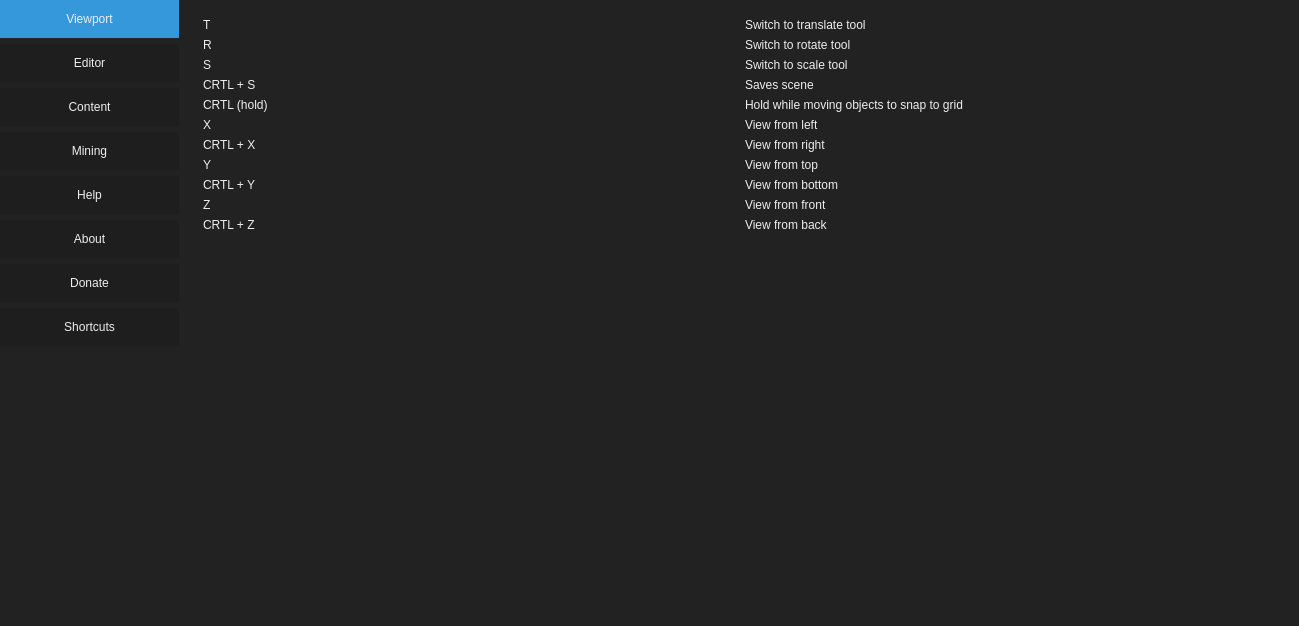
<?xml version="1.0" encoding="UTF-8"?>
<ui version="4.0">
 <class>WorldSettings</class>
 <widget class="QWidget" name="WorldSettings">
  <property name="geometry">
   <rect>
    <x>0</x>
    <y>0</y>
    <width>1299</width>
    <height>626</height>
   </rect>
  </property>
  <property name="windowTitle">
   <string>Form</string>
  </property>
  <property name="styleSheet">
   <string notr="true">QDialog#WorldSettings {
	border: 1px solid black;
}

* {
	color: #EEE;
	background: #222;
	padding: 0;
	margin: 0;
}

QCheckBox {
    spacing: 2px 5px;
}

QCheckBox::indicator {
    width: 18px;
    height: 18px;
}

QCheckBox::indicator::unchecked {
	image: url(:/icons/check-unchecked.png);
}

QCheckBox::indicator::checked {	
	image: url(:/icons/check-checked.png);
}

QLineEdit {
	border: 0;
	background: #292929;
	padding: 6px;
	margin: 0;
}

QToolButton {
	background: #1E1E1E;
	border: 0;
	padding: 6px;
}

QToolButton:pressed {
	background: #111;
}

QToolButton:hover {
	background: #404040;
}

QPushButton {
	background: #1E1E1E;
	border: 0;
	padding: 12px 64px;
}

QPushButton:checked {
	background: #3498db;
}

QPushButton:hover {
	background: #404040;
}

QDoubleSpinBox {
	border-radius: 1px;
	padding: 6px;
	background: #292929;
}

QComboBox {
    padding: 6px;
	border: 0;
	background: #1A1A1A;
}

QComboBox:editable {

}

QComboBox QAbstractItemView::item {
    show-decoration-selected: 1;
}

QComboBox QAbstractItemView::item {
    padding: 6px;
}

QListView::item:selected {
    background: #404040;
}

QComboBox:!editable, QComboBox::drop-down:editable {
     background: #1A1A1A;
}

/* QComboBox gets the on state when the popup is open */
QComboBox:!editable:on, QComboBox::drop-down:editable:on {
    background: #1A1A1A;
}

QComboBox QAbstractItemView {
    background-color: #1A1A1A;
    selection-background-color: #404040;
    border: 0;
    outline: none;
}

QComboBox QAbstractItemView::item {
    border: none;
    padding-left: 5px;
}

QComboBox QAbstractItemView::item:selected {
    background: #404040;
    padding-left: 5px;
}

QComboBox::drop-down {
    subcontrol-origin: padding;
    subcontrol-position: top right;
    width: 18px;
    border-left-width: 1px;
}

QComboBox::down-arrow {
    image: url(:/icons/down_arrow_check.png);
	width: 18px;
	height: 14px;
}

QComboBox::down-arrow:!enabled {
    image: url(:/icons/down_arrow_check_disabled.png);
    width: 18px;
    height: 14px;
}</string>
  </property>
  <layout class="QHBoxLayout" name="horizontalLayout_32">
   <property name="leftMargin">
    <number>0</number>
   </property>
   <property name="topMargin">
    <number>0</number>
   </property>
   <property name="rightMargin">
    <number>0</number>
   </property>
   <property name="bottomMargin">
    <number>0</number>
   </property>
   <item>
    <layout class="QVBoxLayout" name="verticalLayout_3">
     <item>
      <widget class="QPushButton" name="viewport_2">
       <property name="text">
        <string>Viewport</string>
       </property>
       <property name="checkable">
        <bool>true</bool>
       </property>
       <property name="checked">
        <bool>true</bool>
       </property>
      </widget>
     </item>
     <item>
      <widget class="QPushButton" name="editor_2">
       <property name="text">
        <string>Editor</string>
       </property>
       <property name="checkable">
        <bool>true</bool>
       </property>
      </widget>
     </item>
     <item>
      <widget class="QPushButton" name="content_2">
       <property name="text">
        <string>Content</string>
       </property>
       <property name="checkable">
        <bool>true</bool>
       </property>
      </widget>
     </item>
     <item>
      <widget class="QPushButton" name="mining_2">
       <property name="enabled">
        <bool>true</bool>
       </property>
       <property name="text">
        <string>Mining</string>
       </property>
       <property name="checkable">
        <bool>true</bool>
       </property>
      </widget>
     </item>
     <item>
      <widget class="QPushButton" name="help">
       <property name="enabled">
        <bool>false</bool>
       </property>
       <property name="text">
        <string>Help</string>
       </property>
       <property name="checkable">
        <bool>true</bool>
       </property>
      </widget>
     </item>
     <item>
      <widget class="QPushButton" name="about">
       <property name="text">
        <string>About</string>
       </property>
       <property name="checkable">
        <bool>true</bool>
       </property>
      </widget>
     </item>
     <item>
      <widget class="QPushButton" name="donate">
       <property name="enabled">
        <bool>false</bool>
       </property>
       <property name="text">
        <string>Donate</string>
       </property>
       <property name="checkable">
        <bool>true</bool>
       </property>
      </widget>
     </item>
     <item>
      <widget class="QPushButton" name="shortcutss">
       <property name="text">
        <string>Shortcuts</string>
       </property>
       <property name="checkable">
        <bool>true</bool>
       </property>
      </widget>
     </item>
     <item>
      <spacer name="verticalSpacer">
       <property name="orientation">
        <enum>Qt::Vertical</enum>
       </property>
       <property name="sizeType">
        <enum>QSizePolicy::Preferred</enum>
       </property>
       <property name="sizeHint" stdset="0">
        <size>
         <width>20</width>
         <height>256</height>
        </size>
       </property>
      </spacer>
     </item>
     <item>
      <widget class="QLabel" name="logo">
       <property name="text">
        <string/>
       </property>
      </widget>
     </item>
    </layout>
   </item>
   <item>
    <widget class="QStackedWidget" name="stackedWidget">
     <property name="currentIndex">
      <number>6</number>
     </property>
     <widget class="QWidget" name="viewport">
      <layout class="QVBoxLayout" name="verticalLayout">
       <property name="spacing">
        <number>18</number>
       </property>
       <item>
        <layout class="QHBoxLayout" name="horizontalLayout_3">
         <property name="spacing">
          <number>0</number>
         </property>
         <item>
          <widget class="QLabel" name="label_3">
           <property name="sizePolicy">
            <sizepolicy hsizetype="Preferred" vsizetype="Preferred">
             <horstretch>4</horstretch>
             <verstretch>0</verstretch>
            </sizepolicy>
           </property>
           <property name="text">
            <string>Selection Outline Width:</string>
           </property>
          </widget>
         </item>
         <item>
          <widget class="QDoubleSpinBox" name="outlineWidth">
           <property name="sizePolicy">
            <sizepolicy hsizetype="Preferred" vsizetype="Preferred">
             <horstretch>1</horstretch>
             <verstretch>0</verstretch>
            </sizepolicy>
           </property>
           <property name="buttonSymbols">
            <enum>QAbstractSpinBox::NoButtons</enum>
           </property>
           <property name="decimals">
            <number>0</number>
           </property>
           <property name="minimum">
            <double>1.000000000000000</double>
           </property>
           <property name="maximum">
            <double>2.000000000000000</double>
           </property>
           <property name="singleStep">
            <double>1.000000000000000</double>
           </property>
          </widget>
         </item>
        </layout>
       </item>
       <item>
        <layout class="QHBoxLayout" name="horizontalLayout_8">
         <property name="spacing">
          <number>0</number>
         </property>
         <item>
          <widget class="QLabel" name="label_4">
           <property name="sizePolicy">
            <sizepolicy hsizetype="Preferred" vsizetype="Preferred">
             <horstretch>4</horstretch>
             <verstretch>0</verstretch>
            </sizepolicy>
           </property>
           <property name="text">
            <string>Selection Outline Color:</string>
           </property>
          </widget>
         </item>
         <item>
          <widget class="ColorPickerWidget" name="outlineColor" native="true">
           <property name="sizePolicy">
            <sizepolicy hsizetype="Preferred" vsizetype="Preferred">
             <horstretch>1</horstretch>
             <verstretch>0</verstretch>
            </sizepolicy>
           </property>
           <property name="maximumSize">
            <size>
             <width>16777215</width>
             <height>16777215</height>
            </size>
           </property>
          </widget>
         </item>
        </layout>
       </item>
       <item>
        <layout class="QHBoxLayout" name="horizontalLayout_6">
         <property name="spacing">
          <number>0</number>
         </property>
         <item>
          <widget class="QLabel" name="label_7">
           <property name="sizePolicy">
            <sizepolicy hsizetype="Preferred" vsizetype="Preferred">
             <horstretch>1</horstretch>
             <verstretch>0</verstretch>
            </sizepolicy>
           </property>
           <property name="text">
            <string>Enable autosave</string>
           </property>
          </widget>
         </item>
         <item>
          <widget class="QCheckBox" name="autoSave">
           <property name="sizePolicy">
            <sizepolicy hsizetype="Preferred" vsizetype="Preferred">
             <horstretch>0</horstretch>
             <verstretch>0</verstretch>
            </sizepolicy>
           </property>
           <property name="text">
            <string/>
           </property>
          </widget>
         </item>
        </layout>
       </item>
       <item>
        <spacer name="verticalSpacer_3">
         <property name="orientation">
          <enum>Qt::Vertical</enum>
         </property>
         <property name="sizeHint" stdset="0">
          <size>
           <width>20</width>
           <height>40</height>
          </size>
         </property>
        </spacer>
       </item>
      </layout>
     </widget>
     <widget class="QWidget" name="editor">
      <layout class="QVBoxLayout" name="verticalLayout_4">
       <property name="spacing">
        <number>18</number>
       </property>
       <item>
        <layout class="QHBoxLayout" name="horizontalLayout_2">
         <property name="spacing">
          <number>0</number>
         </property>
         <item>
          <widget class="QLabel" name="label_2">
           <property name="sizePolicy">
            <sizepolicy hsizetype="Preferred" vsizetype="Preferred">
             <horstretch>1</horstretch>
             <verstretch>0</verstretch>
            </sizepolicy>
           </property>
           <property name="text">
            <string>Show FPS: </string>
           </property>
          </widget>
         </item>
         <item>
          <widget class="QCheckBox" name="showFPS">
           <property name="sizePolicy">
            <sizepolicy hsizetype="Preferred" vsizetype="Preferred">
             <horstretch>0</horstretch>
             <verstretch>0</verstretch>
            </sizepolicy>
           </property>
           <property name="text">
            <string/>
           </property>
          </widget>
         </item>
        </layout>
       </item>
       <item>
        <layout class="QHBoxLayout" name="horizontalLayout_14">
         <property name="spacing">
          <number>0</number>
         </property>
         <property name="rightMargin">
          <number>2</number>
         </property>
         <item>
          <widget class="QLabel" name="label_11">
           <property name="sizePolicy">
            <sizepolicy hsizetype="Expanding" vsizetype="Preferred">
             <horstretch>0</horstretch>
             <verstretch>0</verstretch>
            </sizepolicy>
           </property>
           <property name="text">
            <string>Show Viewport Projection</string>
           </property>
          </widget>
         </item>
         <item>
          <widget class="QCheckBox" name="showPL">
           <property name="enabled">
            <bool>true</bool>
           </property>
           <property name="sizePolicy">
            <sizepolicy hsizetype="Preferred" vsizetype="Preferred">
             <horstretch>0</horstretch>
             <verstretch>0</verstretch>
            </sizepolicy>
           </property>
           <property name="layoutDirection">
            <enum>Qt::RightToLeft</enum>
           </property>
           <property name="text">
            <string/>
           </property>
          </widget>
         </item>
        </layout>
       </item>
       <item>
        <layout class="QHBoxLayout" name="horizontalLayout_7">
         <property name="spacing">
          <number>0</number>
         </property>
         <item>
          <widget class="QLabel" name="label_8">
           <property name="sizePolicy">
            <sizepolicy hsizetype="Preferred" vsizetype="Preferred">
             <horstretch>1</horstretch>
             <verstretch>0</verstretch>
            </sizepolicy>
           </property>
           <property name="text">
            <string>Open Imported Worlds in Player:</string>
           </property>
          </widget>
         </item>
         <item>
          <widget class="QCheckBox" name="openInPlayer">
           <property name="sizePolicy">
            <sizepolicy hsizetype="Preferred" vsizetype="Preferred">
             <horstretch>0</horstretch>
             <verstretch>0</verstretch>
            </sizepolicy>
           </property>
           <property name="text">
            <string/>
           </property>
          </widget>
         </item>
        </layout>
       </item>
       <item>
        <layout class="QHBoxLayout" name="horizontalLayout_12">
         <item>
          <widget class="QLabel" name="checkUpdatesLabel">
           <property name="sizePolicy">
            <sizepolicy hsizetype="Preferred" vsizetype="Preferred">
             <horstretch>1</horstretch>
             <verstretch>0</verstretch>
            </sizepolicy>
           </property>
           <property name="text">
            <string>Automatically Check for Updates</string>
           </property>
          </widget>
         </item>
         <item>
          <widget class="QCheckBox" name="checkUpdates">
           <property name="sizePolicy">
            <sizepolicy hsizetype="Preferred" vsizetype="Preferred">
             <horstretch>0</horstretch>
             <verstretch>0</verstretch>
            </sizepolicy>
           </property>
           <property name="text">
            <string/>
           </property>
          </widget>
         </item>
        </layout>
       </item>
       <item>
        <layout class="QHBoxLayout" name="horizontalLayout_13">
         <property name="spacing">
          <number>0</number>
         </property>
         <item>
          <widget class="QLabel" name="label_10">
           <property name="text">
            <string>Mouse Controls</string>
           </property>
          </widget>
         </item>
         <item>
          <widget class="QComboBox" name="mouseControls"/>
         </item>
        </layout>
       </item>
       <item>
        <spacer name="verticalSpacer_4">
         <property name="orientation">
          <enum>Qt::Vertical</enum>
         </property>
         <property name="sizeHint" stdset="0">
          <size>
           <width>20</width>
           <height>40</height>
          </size>
         </property>
        </spacer>
       </item>
      </layout>
     </widget>
     <widget class="QWidget" name="content">
      <layout class="QVBoxLayout" name="verticalLayout_2">
       <property name="spacing">
        <number>18</number>
       </property>
       <item>
        <layout class="QHBoxLayout" name="horizontalLayout">
         <property name="spacing">
          <number>0</number>
         </property>
         <item>
          <widget class="QLabel" name="label">
           <property name="sizePolicy">
            <sizepolicy hsizetype="Preferred" vsizetype="Preferred">
             <horstretch>1</horstretch>
             <verstretch>0</verstretch>
            </sizepolicy>
           </property>
           <property name="text">
            <string>Default Project Directory</string>
           </property>
          </widget>
         </item>
         <item>
          <widget class="QWidget" name="horizontalWidget_2" native="true">
           <property name="sizePolicy">
            <sizepolicy hsizetype="Preferred" vsizetype="Preferred">
             <horstretch>1</horstretch>
             <verstretch>0</verstretch>
            </sizepolicy>
           </property>
           <layout class="QHBoxLayout" name="horizontalLayout_9">
            <property name="spacing">
             <number>0</number>
            </property>
            <property name="leftMargin">
             <number>0</number>
            </property>
            <property name="topMargin">
             <number>0</number>
            </property>
            <property name="rightMargin">
             <number>0</number>
            </property>
            <property name="bottomMargin">
             <number>0</number>
            </property>
            <item>
             <widget class="QLineEdit" name="projectDefault">
              <property name="sizePolicy">
               <sizepolicy hsizetype="Preferred" vsizetype="Preferred">
                <horstretch>0</horstretch>
                <verstretch>0</verstretch>
               </sizepolicy>
              </property>
              <property name="frame">
               <bool>false</bool>
              </property>
             </widget>
            </item>
            <item>
             <widget class="QToolButton" name="browseProject">
              <property name="sizePolicy">
               <sizepolicy hsizetype="Fixed" vsizetype="Preferred">
                <horstretch>1</horstretch>
                <verstretch>0</verstretch>
               </sizepolicy>
              </property>
              <property name="text">
               <string>...</string>
              </property>
             </widget>
            </item>
           </layout>
          </widget>
         </item>
        </layout>
       </item>
       <item>
        <layout class="QHBoxLayout" name="horizontalLayout_10">
         <property name="spacing">
          <number>0</number>
         </property>
         <item>
          <widget class="QLabel" name="label_9">
           <property name="sizePolicy">
            <sizepolicy hsizetype="Preferred" vsizetype="Preferred">
             <horstretch>1</horstretch>
             <verstretch>0</verstretch>
            </sizepolicy>
           </property>
           <property name="text">
            <string>Preferred Text Editor</string>
           </property>
          </widget>
         </item>
         <item>
          <widget class="QWidget" name="horizontalWidget_2" native="true">
           <property name="sizePolicy">
            <sizepolicy hsizetype="Preferred" vsizetype="Preferred">
             <horstretch>1</horstretch>
             <verstretch>0</verstretch>
            </sizepolicy>
           </property>
           <layout class="QHBoxLayout" name="horizontalLayout_11">
            <property name="spacing">
             <number>0</number>
            </property>
            <property name="leftMargin">
             <number>0</number>
            </property>
            <property name="topMargin">
             <number>0</number>
            </property>
            <property name="rightMargin">
             <number>0</number>
            </property>
            <property name="bottomMargin">
             <number>0</number>
            </property>
            <item>
             <widget class="QLineEdit" name="editorPath">
              <property name="sizePolicy">
               <sizepolicy hsizetype="Preferred" vsizetype="Preferred">
                <horstretch>1</horstretch>
                <verstretch>0</verstretch>
               </sizepolicy>
              </property>
             </widget>
            </item>
            <item>
             <widget class="QToolButton" name="browseEditor">
              <property name="sizePolicy">
               <sizepolicy hsizetype="Fixed" vsizetype="Preferred">
                <horstretch>1</horstretch>
                <verstretch>0</verstretch>
               </sizepolicy>
              </property>
              <property name="text">
               <string>...</string>
              </property>
             </widget>
            </item>
           </layout>
          </widget>
         </item>
        </layout>
       </item>
       <item>
        <layout class="QHBoxLayout" name="horizontalLayout_4">
         <property name="spacing">
          <number>0</number>
         </property>
         <item>
          <widget class="QLabel" name="label_5">
           <property name="sizePolicy">
            <sizepolicy hsizetype="Preferred" vsizetype="Preferred">
             <horstretch>1</horstretch>
             <verstretch>0</verstretch>
            </sizepolicy>
           </property>
           <property name="text">
            <string>Author</string>
           </property>
          </widget>
         </item>
         <item>
          <widget class="QLineEdit" name="author">
           <property name="sizePolicy">
            <sizepolicy hsizetype="Preferred" vsizetype="Preferred">
             <horstretch>1</horstretch>
             <verstretch>0</verstretch>
            </sizepolicy>
           </property>
          </widget>
         </item>
        </layout>
       </item>
       <item>
        <layout class="QHBoxLayout" name="horizontalLayout_5">
         <property name="spacing">
          <number>0</number>
         </property>
         <item>
          <widget class="QLabel" name="label_6">
           <property name="sizePolicy">
            <sizepolicy hsizetype="Preferred" vsizetype="Preferred">
             <horstretch>1</horstretch>
             <verstretch>0</verstretch>
            </sizepolicy>
           </property>
           <property name="text">
            <string>Default License</string>
           </property>
          </widget>
         </item>
         <item>
          <widget class="QComboBox" name="cc">
           <property name="sizePolicy">
            <sizepolicy hsizetype="Preferred" vsizetype="Preferred">
             <horstretch>1</horstretch>
             <verstretch>0</verstretch>
            </sizepolicy>
           </property>
           <property name="styleSheet">
            <string notr="true"/>
           </property>
           <item>
            <property name="text">
             <string>CC0 - No restrictions</string>
            </property>
           </item>
          </widget>
         </item>
        </layout>
       </item>
       <item>
        <spacer name="verticalSpacer_2">
         <property name="orientation">
          <enum>Qt::Vertical</enum>
         </property>
         <property name="sizeHint" stdset="0">
          <size>
           <width>20</width>
           <height>40</height>
          </size>
         </property>
        </spacer>
       </item>
      </layout>
     </widget>
     <widget class="QWidget" name="mining"/>
     <widget class="QWidget" name="help_page"/>
     <widget class="QWidget" name="about_page">
      <property name="styleSheet">
       <string notr="true">QScrollBar:vertical {
	width: 12px;
	border-left: 1px solid black;
    background: transparent;
}

QScrollBar::handle:vertical {
    background: #5A5F66;
	border: 1px solid black;
	min-height: 32px;
	margin: 2px 1px 2px 1px;
	border-radius: 4px; /* this appears to be tied to the (width of the scrollbar / 2) */
}

QScrollBar::handle:vertical:hover {
    background-color: #6b6f77;
}

QScrollBar::add-page:vertical,  QScrollBar::sub-page:vertical {
    background: #17181a;
}

QScrollBar::add-line:vertical, QScrollBar::sub-line:vertical {
      border: none;
      background: none;
}</string>
      </property>
      <layout class="QGridLayout" name="gridLayout_2">
       <item row="0" column="0">
        <widget class="QTextBrowser" name="textBrowser">
         <property name="styleSheet">
          <string notr="true">border: 0</string>
         </property>
         <property name="html">
          <string>&lt;!DOCTYPE HTML PUBLIC &quot;-//W3C//DTD HTML 4.0//EN&quot; &quot;http://www.w3.org/TR/REC-html40/strict.dtd&quot;&gt;
&lt;html&gt;&lt;head&gt;&lt;meta name=&quot;qrichtext&quot; content=&quot;1&quot; /&gt;&lt;style type=&quot;text/css&quot;&gt;
p, li { white-space: pre-wrap; }
&lt;/style&gt;&lt;/head&gt;&lt;body style=&quot; font-family:'MS Shell Dlg 2'; font-size:8.25pt; font-weight:400; font-style:normal;&quot;&gt;
&lt;p style=&quot; margin-top:0px; margin-bottom:0px; margin-left:0px; margin-right:0px; -qt-block-indent:0; text-indent:0px;&quot;&gt;Jahshaka is bringing you the future of immersive digital content creation. It delivers a media management and playback platform the is accentuated by compositing, editing and effects modules. Jahshaka is free software, developed as an open source project under the GPL licence, and is designed to be compiled for Windows, OsX and many distributions of Linux.&lt;/p&gt;
&lt;p style=&quot;-qt-paragraph-type:empty; margin-top:0px; margin-bottom:0px; margin-left:0px; margin-right:0px; -qt-block-indent:0; text-indent:0px;&quot;&gt;&lt;br /&gt;&lt;/p&gt;
&lt;p style=&quot;-qt-paragraph-type:empty; margin-top:0px; margin-bottom:0px; margin-left:0px; margin-right:0px; -qt-block-indent:0; text-indent:0px;&quot;&gt;&lt;br /&gt;&lt;/p&gt;
&lt;p style=&quot; margin-top:0px; margin-bottom:0px; margin-left:0px; margin-right:0px; -qt-block-indent:0; text-indent:0px;&quot;&gt;&lt;span style=&quot; font-size:12pt; font-weight:600;&quot;&gt;Core Jahshaka Features&lt;/span&gt;&lt;/p&gt;
&lt;p style=&quot;-qt-paragraph-type:empty; margin-top:0px; margin-bottom:0px; margin-left:0px; margin-right:0px; -qt-block-indent:0; text-indent:0px;&quot;&gt;&lt;br /&gt;&lt;/p&gt;
&lt;p style=&quot; margin-top:0px; margin-bottom:0px; margin-left:0px; margin-right:0px; -qt-block-indent:0; text-indent:0px;&quot;&gt;2D and 3D animation &amp;amp; compositing&lt;/p&gt;
&lt;p style=&quot; margin-top:0px; margin-bottom:0px; margin-left:0px; margin-right:0px; -qt-block-indent:0; text-indent:0px;&quot;&gt;Media and asset management&lt;/p&gt;
&lt;p style=&quot; margin-top:0px; margin-bottom:0px; margin-left:0px; margin-right:0px; -qt-block-indent:0; text-indent:0px;&quot;&gt;2D and 3D playback&lt;/p&gt;
&lt;p style=&quot; margin-top:0px; margin-bottom:0px; margin-left:0px; margin-right:0px; -qt-block-indent:0; text-indent:0px;&quot;&gt;Colour Correction&lt;/p&gt;
&lt;p style=&quot; margin-top:0px; margin-bottom:0px; margin-left:0px; margin-right:0px; -qt-block-indent:0; text-indent:0px;&quot;&gt;Editing &amp;amp; Effects&lt;/p&gt;
&lt;p style=&quot;-qt-paragraph-type:empty; margin-top:0px; margin-bottom:0px; margin-left:0px; margin-right:0px; -qt-block-indent:0; text-indent:0px;&quot;&gt;&lt;br /&gt;&lt;/p&gt;
&lt;p style=&quot;-qt-paragraph-type:empty; margin-top:0px; margin-bottom:0px; margin-left:0px; margin-right:0px; -qt-block-indent:0; text-indent:0px;&quot;&gt;&lt;br /&gt;&lt;/p&gt;
&lt;p style=&quot; margin-top:0px; margin-bottom:0px; margin-left:0px; margin-right:0px; -qt-block-indent:0; text-indent:0px;&quot;&gt;&lt;span style=&quot; font-size:12pt; font-weight:600;&quot;&gt;Support Jahshaka&lt;/span&gt;&lt;/p&gt;
&lt;p style=&quot;-qt-paragraph-type:empty; margin-top:0px; margin-bottom:0px; margin-left:0px; margin-right:0px; -qt-block-indent:0; text-indent:0px;&quot;&gt;&lt;br /&gt;&lt;/p&gt;
&lt;p style=&quot; margin-top:0px; margin-bottom:0px; margin-left:0px; margin-right:0px; -qt-block-indent:0; text-indent:0px;&quot;&gt;There are many ways you can support Jahshaka, the main thing is to just get involved. You can follow us on twitter for news and updates and join our community at facebook.&lt;/p&gt;
&lt;p style=&quot;-qt-paragraph-type:empty; margin-top:0px; margin-bottom:0px; margin-left:0px; margin-right:0px; -qt-block-indent:0; text-indent:0px;&quot;&gt;&lt;br /&gt;&lt;/p&gt;
&lt;p style=&quot;-qt-paragraph-type:empty; margin-top:0px; margin-bottom:0px; margin-left:0px; margin-right:0px; -qt-block-indent:0; text-indent:0px;&quot;&gt;&lt;br /&gt;&lt;/p&gt;
&lt;p style=&quot;-qt-paragraph-type:empty; margin-top:0px; margin-bottom:0px; margin-left:0px; margin-right:0px; -qt-block-indent:0; text-indent:0px;&quot;&gt;&lt;br /&gt;&lt;/p&gt;
&lt;p style=&quot;-qt-paragraph-type:empty; margin-top:0px; margin-bottom:0px; margin-left:0px; margin-right:0px; -qt-block-indent:0; text-indent:0px;&quot;&gt;&lt;br /&gt;&lt;/p&gt;
&lt;p style=&quot; margin-top:0px; margin-bottom:0px; margin-left:0px; margin-right:0px; -qt-block-indent:0; text-indent:0px;&quot;&gt;&lt;span style=&quot; font-size:12pt; font-weight:600;&quot;&gt;Jahshaka is, and will always remain, free!&lt;/span&gt;&lt;/p&gt;
&lt;p style=&quot;-qt-paragraph-type:empty; margin-top:0px; margin-bottom:0px; margin-left:0px; margin-right:0px; -qt-block-indent:0; text-indent:0px;&quot;&gt;&lt;br /&gt;&lt;/p&gt;
&lt;p style=&quot; margin-top:0px; margin-bottom:0px; margin-left:0px; margin-right:0px; -qt-block-indent:0; text-indent:0px;&quot;&gt;Jahshaka, the industrys leading free, open source digital content creation platform, is back! Stay tuned for news, updates, a new jahshaka site and a powerful new release!&lt;/p&gt;&lt;/body&gt;&lt;/html&gt;</string>
         </property>
        </widget>
       </item>
      </layout>
     </widget>
     <widget class="QWidget" name="page">
      <layout class="QVBoxLayout" name="verticalLayout_5">
       <item>
        <widget class="QScrollArea" name="scrollArea">
         <property name="styleSheet">
          <string notr="true">border: none</string>
         </property>
         <property name="widgetResizable">
          <bool>true</bool>
         </property>
         <widget class="QWidget" name="scrollAreaWidgetContents_2">
          <property name="geometry">
           <rect>
            <x>0</x>
            <y>0</y>
            <width>1099</width>
            <height>608</height>
           </rect>
          </property>
          <property name="styleSheet">
           <string notr="true">border: none</string>
          </property>
          <layout class="QVBoxLayout" name="verticalLayout_6">
           <item>
            <layout class="QHBoxLayout" name="horizontalLayout_15">
             <item>
              <widget class="QLabel" name="label_12">
               <property name="text">
                <string>T</string>
               </property>
              </widget>
             </item>
             <item>
              <widget class="QLabel" name="label_13">
               <property name="text">
                <string>Switch to translate tool</string>
               </property>
              </widget>
             </item>
            </layout>
           </item>
           <item>
            <layout class="QHBoxLayout" name="horizontalLayout_16">
             <item>
              <widget class="QLabel" name="label_14">
               <property name="text">
                <string>R</string>
               </property>
              </widget>
             </item>
             <item>
              <widget class="QLabel" name="label_15">
               <property name="text">
                <string>Switch to rotate tool</string>
               </property>
              </widget>
             </item>
            </layout>
           </item>
           <item>
            <layout class="QHBoxLayout" name="horizontalLayout_17">
             <item>
              <widget class="QLabel" name="label_17">
               <property name="text">
                <string>S</string>
               </property>
              </widget>
             </item>
             <item>
              <widget class="QLabel" name="label_16">
               <property name="text">
                <string>Switch to scale tool</string>
               </property>
              </widget>
             </item>
            </layout>
           </item>
           <item>
            <layout class="QHBoxLayout" name="horizontalLayout_18">
             <item>
              <widget class="QLabel" name="label_19">
               <property name="text">
                <string>CRTL + S</string>
               </property>
              </widget>
             </item>
             <item>
              <widget class="QLabel" name="label_18">
               <property name="text">
                <string>Saves scene</string>
               </property>
              </widget>
             </item>
            </layout>
           </item>
           <item>
            <layout class="QHBoxLayout" name="horizontalLayout_19">
             <item>
              <widget class="QLabel" name="label_21">
               <property name="text">
                <string>CRTL (hold)</string>
               </property>
              </widget>
             </item>
             <item>
              <widget class="QLabel" name="label_20">
               <property name="text">
                <string>Hold while moving objects to snap to grid</string>
               </property>
              </widget>
             </item>
            </layout>
           </item>
           <item>
            <layout class="QHBoxLayout" name="horizontalLayout_20">
             <item>
              <widget class="QLabel" name="label_23">
               <property name="text">
                <string>X</string>
               </property>
              </widget>
             </item>
             <item>
              <widget class="QLabel" name="label_22">
               <property name="text">
                <string>View from left</string>
               </property>
              </widget>
             </item>
            </layout>
           </item>
           <item>
            <layout class="QHBoxLayout" name="horizontalLayout_21">
             <item>
              <widget class="QLabel" name="label_25">
               <property name="text">
                <string>CRTL + X</string>
               </property>
              </widget>
             </item>
             <item>
              <widget class="QLabel" name="label_24">
               <property name="text">
                <string>View from right</string>
               </property>
              </widget>
             </item>
            </layout>
           </item>
           <item>
            <layout class="QHBoxLayout" name="horizontalLayout_22">
             <item>
              <widget class="QLabel" name="label_27">
               <property name="text">
                <string>Y</string>
               </property>
              </widget>
             </item>
             <item>
              <widget class="QLabel" name="label_26">
               <property name="text">
                <string>View from top</string>
               </property>
              </widget>
             </item>
            </layout>
           </item>
           <item>
            <layout class="QHBoxLayout" name="horizontalLayout_23">
             <item>
              <widget class="QLabel" name="label_29">
               <property name="text">
                <string>CRTL + Y</string>
               </property>
              </widget>
             </item>
             <item>
              <widget class="QLabel" name="label_28">
               <property name="text">
                <string>View from bottom</string>
               </property>
              </widget>
             </item>
            </layout>
           </item>
           <item>
            <layout class="QHBoxLayout" name="horizontalLayout_24">
             <item>
              <widget class="QLabel" name="label_31">
               <property name="text">
                <string>Z</string>
               </property>
              </widget>
             </item>
             <item>
              <widget class="QLabel" name="label_30">
               <property name="text">
                <string>View from front</string>
               </property>
              </widget>
             </item>
            </layout>
           </item>
           <item>
            <layout class="QHBoxLayout" name="horizontalLayout_25">
             <item>
              <widget class="QLabel" name="label_33">
               <property name="text">
                <string>CRTL + Z</string>
               </property>
              </widget>
             </item>
             <item>
              <widget class="QLabel" name="label_32">
               <property name="text">
                <string>View from back</string>
               </property>
              </widget>
             </item>
            </layout>
           </item>
           <item>
            <spacer name="verticalSpacer_5">
             <property name="orientation">
              <enum>Qt::Vertical</enum>
             </property>
             <property name="sizeHint" stdset="0">
              <size>
               <width>20</width>
               <height>40</height>
              </size>
             </property>
            </spacer>
           </item>
          </layout>
         </widget>
        </widget>
       </item>
      </layout>
     </widget>
    </widget>
   </item>
  </layout>
 </widget>
 <customwidgets>
  <customwidget>
   <class>ColorPickerWidget</class>
   <extends>QWidget</extends>
   <header>ui/controls/colorpickerwidget.h</header>
   <container>1</container>
  </customwidget>
 </customwidgets>
 <resources/>
 <connections/>
</ui>
